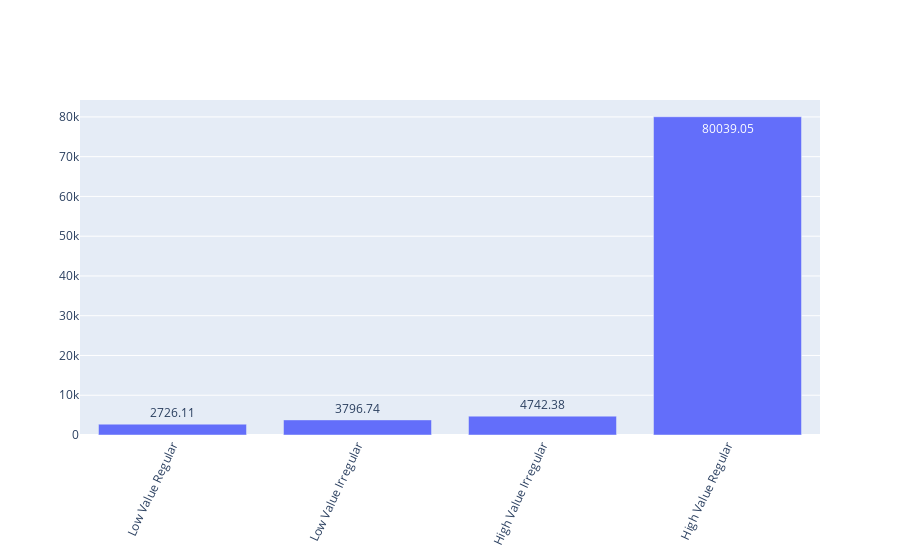

Notebook cell for this chart:
### Markdown cell above
### 1.CLV Distribution By Segment

### Code cell
segment_clv = customer_predictions.groupby('Segment_Label')['predicted_clv'].mean().sort_values()

figure = go.Figure(
  go.Bar(
    x=segment_clv.index,
    y=segment_clv.values,
    text=segment_clv.values.round(2),
    textposition='auto',
    name='Avg CLV'
  )
)

figure.update_layout(
    xaxis=dict(
        tickangle=-65
    )
)

figure.show()

### Figure 1 — Plotly figure (JSON) as saved in the notebook; plotly's stock layout.template omitted (floating-point values rounded to 4 significant figures)
{"data": [{"name": "Avg CLV", "text": [2726.0, 3797.0, 4742.0, 80040.0], "textposition": "auto", "type": "bar", "x": ["Low Value Regular", "Low Value Irregular", "High Value Irregular", "High Value Regular"], "y": [2726.0, 3797.0, 4742.0, 80040.0]}], "layout": {"xaxis": {"tickangle": -65}}}
